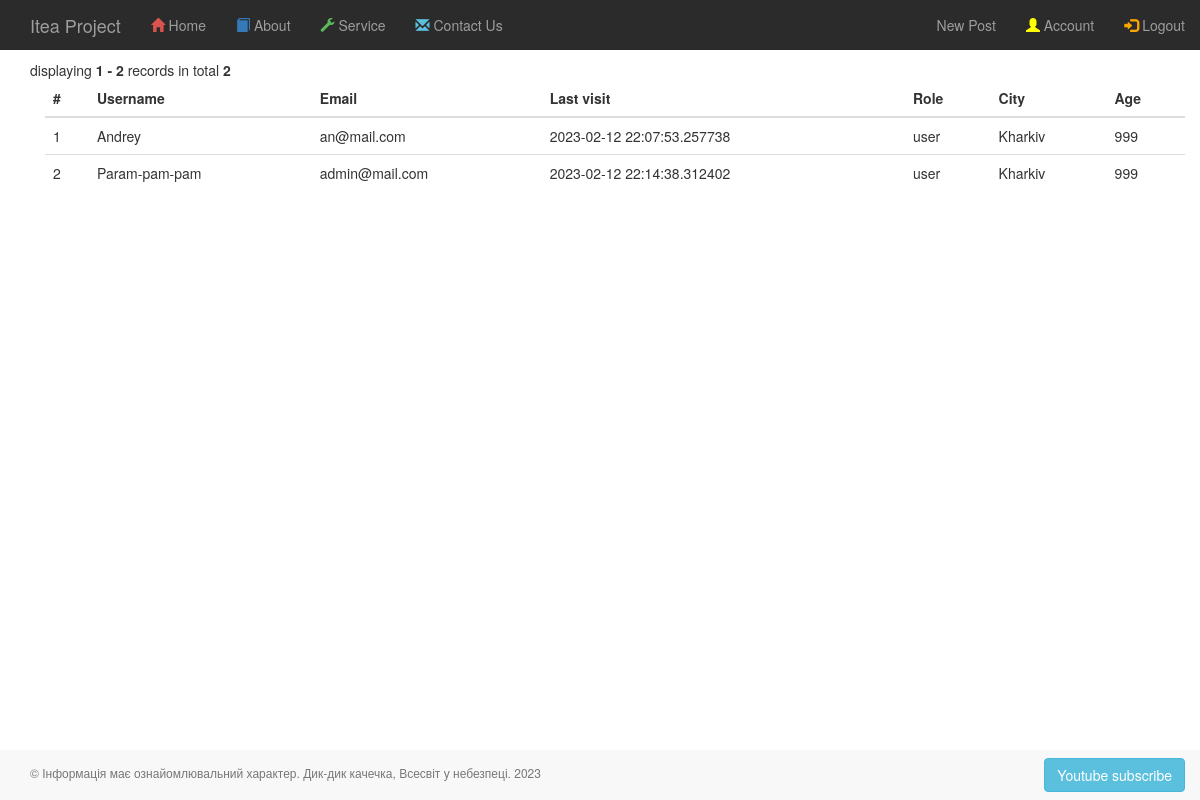
/about (signed in), run on the app's committed database.
### app/auth/models.py (models this page shows, shortened)
class User(BaseModel, UserMixin):
    username = CharField(max_length=100)
    email = CharField(max_length=200, unique=True, index=True)
    __password_hash = CharField(max_length=128)
    last_visit = DateTimeField(default=datetime.datetime.now)
    role = ForeignKeyField(Role, backref='users')
    profile = ForeignKeyField(Profile)
    @property
    def password(self):
        raise AttributeError('password is not a valid attribute')

class Role(BaseModel):
    name = CharField(max_length=100, unique=True, index=True)

class Profile(BaseModel):
    avatar = CharField()
    info = TextField()
    city = CharField()
    age = IntegerField()

### app/main/routes.py (the view)
@main.route('/about')
@login_required
def about():
    page, per_page, offset = get_page_args(page_parameter='page',
                                           per_page_parameter='per_page')
    users = User.select()
    total = users.count()
    pagination_users = get_quantity(users, offset=offset, per_page=per_page)
    pagination = Pagination(page=page, per_page=per_page, total=total,
                            css_framework='bootstrap4')
    return render_template('about/about.html',
                           users=pagination_users,
                           page=page,
                           per_page=per_page,
                           pagination=pagination)

### app/auth/models.py (called while the page is built)
@login_manager.user_loader
def load_user(user_id):
    return User.select().where(User.id == user_id).first()

### app/auth/utils.py (called while the page is built)
def get_quantity(obj, offset=0, per_page=10):
    return obj[offset: offset + per_page]

### app/templates/about/about.html (shortened to what this page needs)
{% extends "_base.html" %}
{% block page_content %}
    {{ pagination.info }}
    <div class="container">
        <div class="table-responsive">
            <table class="table table-hover">
                <thead>
                <tr>
                    <th>#</th>
                    <th>Username</th>
                    <th>Email</th>
                    <th>Last visit</th>
                    <th>Role</th>
                    <th>City</th>
                    <th>Age</th>
                </tr>
                </thead>
                <tbody>
                {% for user in users %}
                    <tr>
                        <td>{{ loop.index + (page - 1) * per_page }}</td>
                        <td>{{ user.username }}</td>
                        <td>{{ user.email }}</td>
                        <td>{{ user.last_visit }}</td>
                        <td>{{ user.role.name }}</td>
                        <td>{{ user.profile.city }}</td>
                        <td>{{ user.profile.age }}</td>
                    </tr>
                {% endfor %}
                </tbody>
            </table>
        </div>
    </div>
{% endblock page_content %}

### data on the page
User: username "Andrey", email "an@mail.com", last_visit "2023-02-12 22:07:53.257738", role.name "user", profile.city "Kharkiv", profile.age "999"
User: username "Param-pam-pam", email "admin@mail.com", last_visit "2023-02-12 22:14:38.312402", role.name "user", profile.city "Kharkiv", profile.age "999"

### other printed values
{{ pagination.info }} "displaying 1 - 2 records in total 2"
